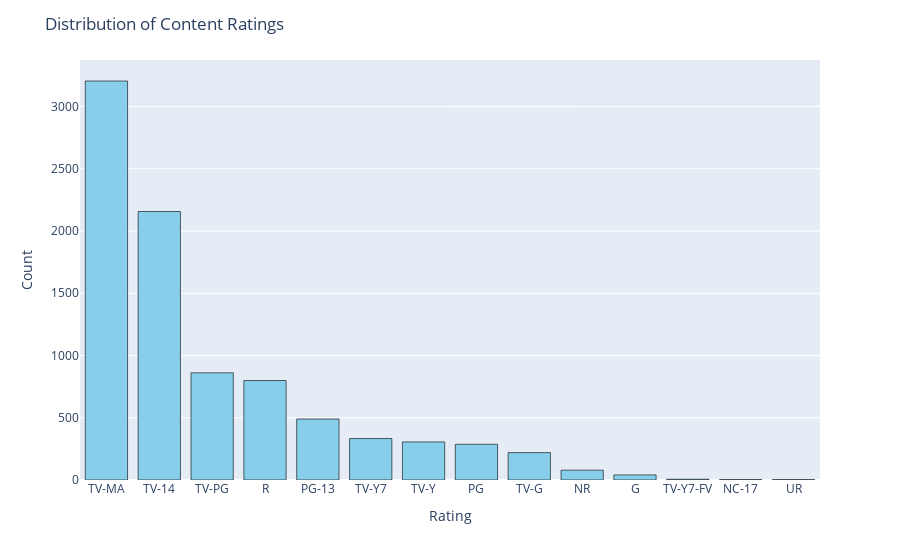

The notebook cell this image was saved under:
### Code cell
fig = px.bar(netflix_data['rating'].value_counts().reset_index(), x='index', y='rating', color_discrete_sequence=['skyblue'])
fig.update_layout(title='Distribution of Content Ratings')
fig.update_xaxes(title='Rating')
fig.update_yaxes(title='Count')
fig.update_xaxes(categoryorder='total descending')
fig.update_traces(marker_line_color='rgba(0,0,0,0.6)', marker_line_width=1)
fig.show()

### Figure 1 — Plotly figure (JSON) as saved in the notebook; plotly's stock layout.template omitted (floating-point values rounded to 4 significant figures)
{"data": [{"alignmentgroup": "True", "hovertemplate": "index=%{x}<br>rating=%{y}<extra></extra>", "legendgroup": "", "marker": {"color": "skyblue", "line": {"color": "rgba(0,0,0,0.6)", "width": 1}, "pattern": {"shape": ""}}, "name": "", "offsetgroup": "", "orientation": "v", "showlegend": false, "textposition": "auto", "type": "bar", "x": ["TV-MA", "TV-14", "TV-PG", "R", "PG-13", "TV-Y7", "TV-Y", "PG", "TV-G", "NR", "G", "TV-Y7-FV", "NC-17", "UR"], "xaxis": "x", "y": [3205, 2157, 861, 799, 490, 333, 306, 287, 220, 79, 41, 6, 3, 3], "yaxis": "y"}], "layout": {"barmode": "relative", "legend": {"tracegroupgap": 0}, "margin": {"t": 60}, "title": {"text": "Distribution of Content Ratings"}, "xaxis": {"anchor": "y", "categoryorder": "total descending", "domain": [0, 1], "title": {"text": "Rating"}}, "yaxis": {"anchor": "x", "domain": [0, 1], "title": {"text": "Count"}}}}
